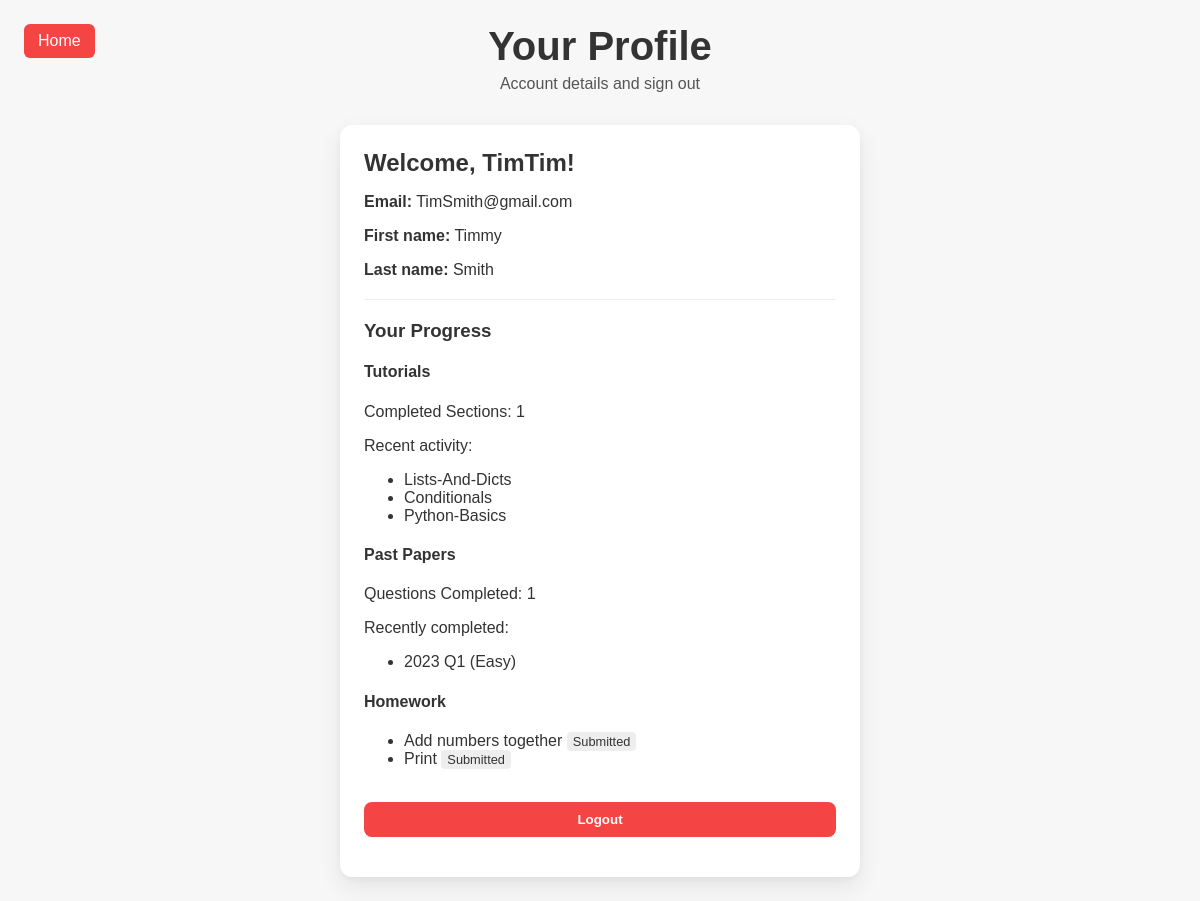
The app's page /accounts/profile/ (signed in) with its own data.
### tutorial/models.py (models this page shows, shortened)
class TutorialProgress(models.Model):
	user = models.ForeignKey(settings.AUTH_USER_MODEL, on_delete=models.CASCADE, related_name="tutorial_progress")
	section_slug = models.SlugField(max_length=100, db_index=True)
	completed_example = models.BooleanField(default=False)
	completed_question = models.BooleanField(default=False)
	updated_at = models.DateTimeField(auto_now=True)
	class Meta:
		unique_together = ("user", "section_slug")

### pastpapers/models.py (models this page shows, shortened)
class QuestionCompletion(models.Model):
	user = models.ForeignKey("auth.User", on_delete=models.CASCADE, related_name="question_completions")
	question = models.ForeignKey(Question, on_delete=models.CASCADE, related_name="completions")
	completed = models.BooleanField(default=False)
	updated_at = models.DateTimeField(auto_now=True)
	class Meta:
		unique_together = ("user", "question")

class Question(models.Model):
	class Difficulty(models.TextChoices):
		EASY = "easy", "Easy"
		MEDIUM = "medium", "Medium"
		HARD = "hard", "Hard"
	year = models.PositiveIntegerField()
	question_number = models.CharField(max_length=10)
	difficulty = models.CharField(
		max_length=10,
		choices=Difficulty.choices,
		default=Difficulty.MEDIUM,
		help_text="Relative difficulty of the question",
	)
	image = models.ImageField(upload_to="pastpapers/questions/%Y/%m/%d/", null=True, blank=True)
	image_2 = models.ImageField(
		upload_to="pastpapers/questions/%Y/%m/%d/",
		null=True,
		blank=True,
		verbose_name="Second Image (Optional)"
	)
	answer_text = models.TextField(blank=True)
	starter_code = models.TextField(blank=True, default="# Write your code here")
	created_at = models.DateTimeField(auto_now_add=True)
	updated_at = models.DateTimeField(auto_now=True)
	class Meta:
		constraints = [
			models.UniqueConstraint(
				fields=["year", "question_number"], name="uq_year_question_number"
			)
		]
		ordering = ["-year", "question_number"]
	def __str__(self) -> str:
		return f"{self.year} Q{self.question_number} ({self.get_difficulty_display()})"

### homework/models.py (models this page shows, shortened)
class Submission(models.Model):
    STATUS_CHOICES = [
        ('draft', 'In Progress'),
        ('submitted', 'Submitted'),
        ('graded', 'Graded'),
    ]
    assignment = models.ForeignKey(Assignment, on_delete=models.CASCADE, related_name="submissions")
    student = models.ForeignKey(User, on_delete=models.CASCADE, related_name="homework_submissions")
    code = models.TextField(blank=True)
    status = models.CharField(max_length=20, choices=STATUS_CHOICES, default='draft')
    grade = models.CharField(max_length=10, blank=True, help_text="e.g. A, 7/10, Pass")
    feedback = models.TextField(blank=True)
    submitted_at = models.DateTimeField(auto_now=True)
    manual_review_requested = models.BooleanField(default=False, help_text="Student requested teacher review despite test failures")
    class Meta:
        unique_together = ('assignment', 'student')

class Assignment(models.Model):
    group = models.ForeignKey(Group, on_delete=models.CASCADE, related_name="assignments")
    source_template = models.ForeignKey(HomeworkTemplate, on_delete=models.SET_NULL, null=True, blank=True, help_text="Select a template to auto-fill fields")
    title = models.CharField(max_length=200)
    description = models.TextField()
    starter_code = models.TextField(default="# Write your code here", blank=True)
    due_date = models.DateTimeField(null=True, blank=True)
    created_at = models.DateTimeField(auto_now_add=True)

### accounts/views.py (the view)
# urls.py: path('profile/', views.profile, name='profile'),
@login_required
def profile(request):
    questions_completed = QuestionCompletion.objects.filter(user=request.user, completed=True)
    questions_count = questions_completed.count()
    submissions = Submission.objects.filter(student=request.user).order_by('-submitted_at')
    tutorials = TutorialProgress.objects.filter(user=request.user)
    tutorials_completed_count = tutorials.filter(completed_example=True, completed_question=True).count()
    context = {
        'user': request.user,
        'questions_count': questions_count,
        'recent_questions': questions_completed.order_by('-updated_at')[:5],
        'submissions': submissions,
        'tutorials_completed_count': tutorials_completed_count,
        'recent_tutorials': tutorials.order_by('-updated_at')[:5],
    }
    return render(request, 'accounts/profile.html', context)

### accounts/templates/accounts/profile.html (shortened to what this page needs)
{% load static %}
<link rel="stylesheet" href="{% static 'accounts/auth.css' %}">
<header class="header">
    <h1 class="title">Your Profile</h1>
    <p class="subtitle">Account details and sign out</p>
    <a class="homebutton" href = "{% url 'home' %}">Home</a>
</header>
<main class="main">
    <section class="panel">
        {% if user.is_authenticated %}
                <h2>Welcome, {{ user.username }}!</h2>
                <div class="user-details">
                    <p><strong>Email:</strong> {{ user.email }}</p>
                    <p><strong>First name:</strong> {{ user.first_name }}</p>
                    <p><strong>Last name:</strong> {{ user.last_name }}</p>
                </div>
                <hr style="margin: 20px 0; border: 0; border-top: 1px solid #eee;">
                <h3>Your Progress</h3>
                <div class="progress-section">
                    <h4>Tutorials</h4>
                    <p>Completed Sections: {{ tutorials_completed_count }}</p>
                    {% if recent_tutorials %}
                        <p class="small-text">Recent activity:</p>
                        <ul>
                            {% for t in recent_tutorials %}
                                <li>{{ t.section_slug|title }}</li>
                            {% endfor %}
                        </ul>
                    {% endif %}
                </div>
                <div class="progress-section">
                    <h4>Past Papers</h4>
                    <p>Questions Completed: {{ questions_count }}</p>
                    {% if recent_questions %}
                        <p class="small-text">Recently completed:</p>
                        <ul>
                            {% for c in recent_questions %}
                                <li>{{ c.question }}</li>
                            {% endfor %}
                        </ul>
                    {% endif %}
                </div>
                <div class="progress-section">
                    <h4>Homework</h4>
                    {% if submissions %}
                        <ul>
                            {% for s in submissions %}
                                <li>
                                    {{ s.assignment.title }}
                                    <span class="status-badge" style="background:#eee; padding:2px 6px; border-radius:4px; font-size:0.8em">
                                        {{ s.get_status_display }}
                                    </span>
                                </li>
                            {% endfor %}
                        </ul>
                    {% else %}
                        <p>No recent submissions.</p>
                    {% endif %}
                </div>
                <br>
                <form action="{% url 'logout' %}" method="post">
                        <button type="submit">Logout</button>
                </form>
        {% else %}
                <p>You are not logged in.</p>
                <a class="signup-link" href="{% url 'login' %}">Login</a>
        {% endif %}
    </section>
</main>

### accounts/static/accounts/auth.css (style rules this page uses)
* { box-sizing:border-box }
.header { position:relative; padding:24px 24px 8px; text-align:center; }
.title { margin:0; font-size:40px; color:var(--text) }
.subtitle { margin:6px 0 0; color:var(--muted) }
.main { display:grid; place-items:center; padding:24px }
.panel { background:var(--card); color:var(--text); width:min(92vw, 520px); padding:24px; border-radius:12px; box-shadow:var(--shadow); }
.panel h2 { margin:0 0 8px }
.panel form { display:flex; flex-direction:column; gap:12px }
.panel button[type="submit"] { appearance:none; border:none; background:var(--primary); color:#fff; padding:10px 14px; border-radius:8px; font-weight:600; cursor:pointer; transition:background .2s ease; }
.homebutton { position:absolute; left:24px; top:24px; background:var(--primary); color:#fff; text-decoration:none; padding:8px 14px; border-radius:6px; transition:background .2s; }

### records on screen
TutorialProgress: section_slug "Lists-And-Dicts"
TutorialProgress: section_slug "Conditionals"
TutorialProgress: section_slug "Python-Basics"
QuestionCompletion: question "2023 Q1 (Easy)"
Submission: assignment "Add numbers together", status "Submitted"
Submission: assignment "Print", status "Submitted"

### other values on screen
{{ user.username }} "TimTim"
{{ user.email }} "TimSmith@gmail.com"
{{ user.first_name }} "Timmy"
{{ user.last_name }} "Smith"
{{ tutorials_completed_count }} "1"
{{ questions_count }} "1"
